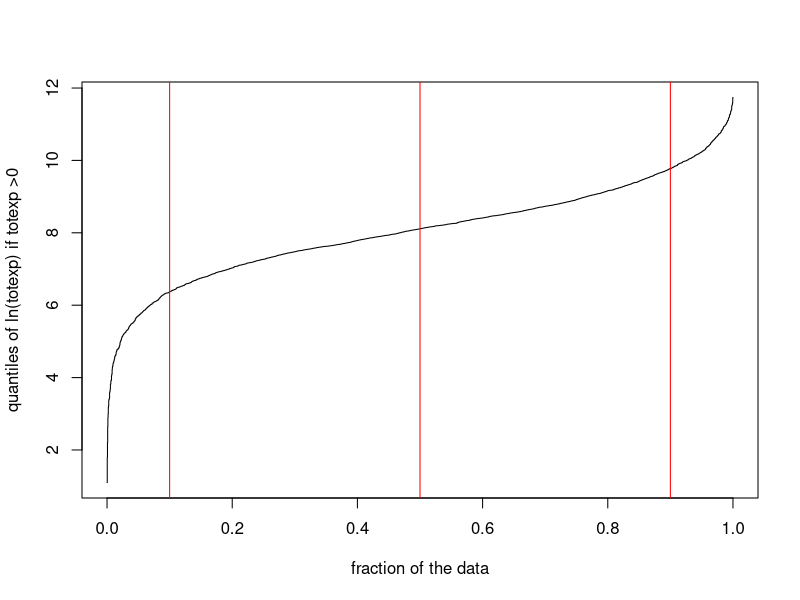
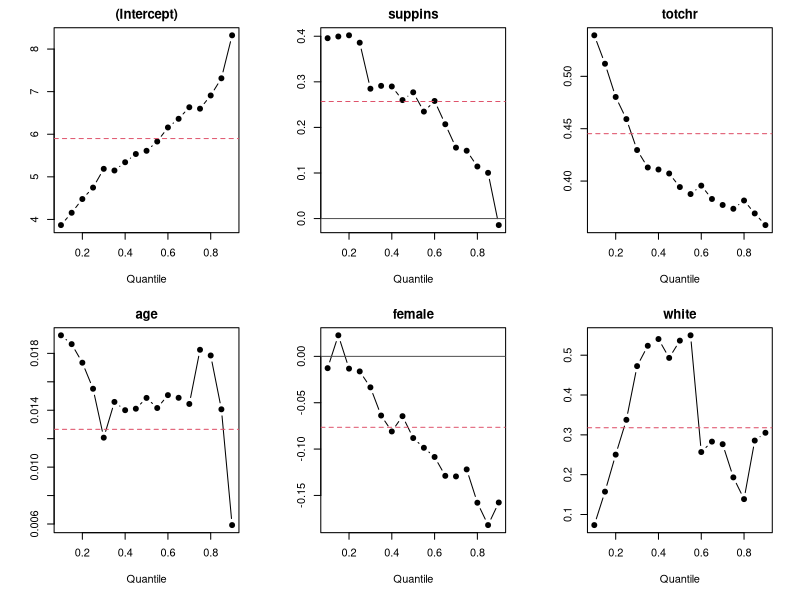

The R script that drew these images, in order:
## ---- chunk 1
knitr::opts_chunk$set(echo = TRUE)
require(foreign)
require(knitr)
require(quantreg)
## ---- chunk 2
dta <- read.dta("dta/mus03data.dta")
dta <- dta[,c("ltotexp", "suppins","totchr", "age", "female", "white")]
dta <- na.omit(dta) #obs 2955
## ---- chunk 3
summary(dta)
## ---- chunk 4
(quantile(dta$ltotexp, c(0.1, 0.5, 0.9)))
plot(seq(0,1, by = (1/(2955-1))),dta$ltotexp, type="s", xlab="fraction of the data", ylab="quantiles of ln(totexp) if totexp >0")
abline(v=c(0.1, 0.5, 0.9), col="red")
## ---- chunk 5
summary(lm.model <- lm(ltotexp~., data=dta))
## ---- chunk 6
summary(qr.model.5 <- rq(ltotexp~., data=dta, tau=0.5))
## ---- chunk 7
#effects(qr.model.5)
## ---- chunk 8
df.compare <- data.frame(OLS.coef = summary(lm.model)$coefficients[,1], OLS.tval= summary(lm.model)$coefficients[,3])

for(q in c(0.10, 0.25, 0.50, 0.75, 0.90)){
  model <- rq(ltotexp~., data=dta, tau=q)
  assign(paste0("qr.model",q), model)
  df.compare<-cbind(df.compare, summary(model)$coefficients[,1], summary(model)$coefficients[,3])
}

colnames(df.compare) <- c("OLS.coef","OLS.tval", "QR.10.coef", "QR.10.tval", "QR.25.coef", "QR.25.tval", "QR.50.coef", "QR.50.tval", "QR.75.coef", "QR.75.tval", "QR.90.coef", "QR.90.tval")
## ---- chunk 9
kable(df.compare)
## ---- chunk 10
anova(qr.model0.25, qr.model0.5)
anova(qr.model0.5, qr.model0.75)
## ---- chunk 11
plot(rq(ltotexp~., data=dta, tau=seq(.1,0.9,0.05)), mar = c(5.1, 4.1, 2.1, 2.1), xlab="Quantile",  cex = 1, pch = 19, mfrow=c(2,3) )

